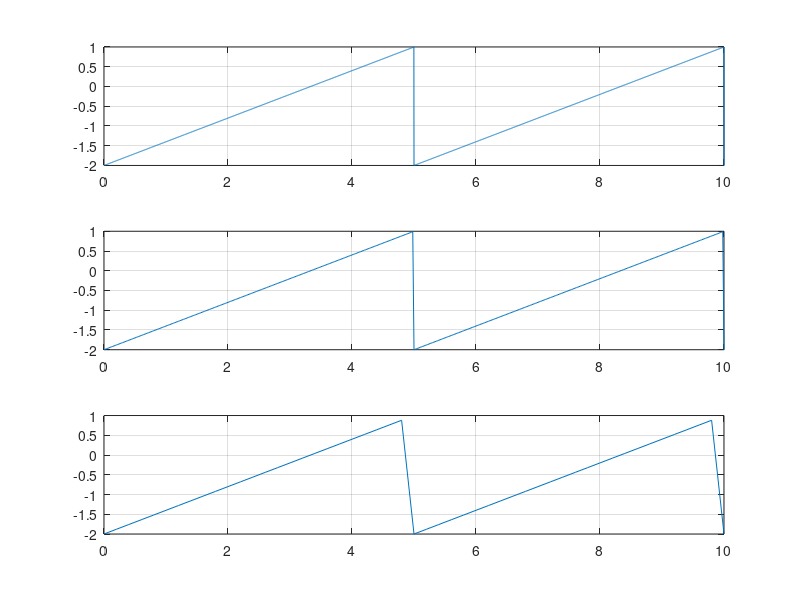

Here is the MATLAB script that generated this plot:
t=0:0.002:10
x = 1.5*sawtooth(2*pi*0.2*t)-0.5

subplot(3,1,1)
plot(t,x)
grid on

t=0:0.02:10
x = 1.5*sawtooth(2*pi*0.2*t)-0.5

subplot(3,1,2)
plot(t,x)
grid on

t=0:0.2:10
x = 1.5*sawtooth(2*pi*0.2*t)-0.5

subplot(3,1,3)
plot(t,x)
grid on